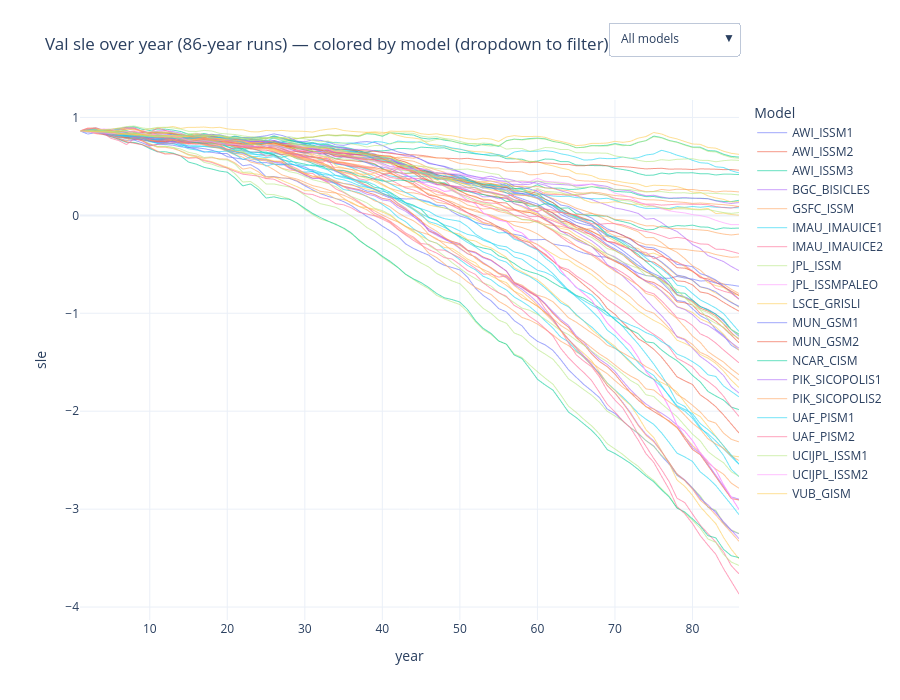

Notebook source saved alongside this figure:
### Code cell
import numpy as np
import pandas as pd
import plotly.graph_objects as go

# -----------------------
# 1) Setup
# -----------------------
df = val.copy()  # your 291,024-row DataFrame
# df = df[(df.model != "fETISh_16km") & (df.model != "fETISh_32km")]

# Choose your value column to plot
# e.g., "smb_anomaly", "temperature", "pr_anomaly", etc.
y_col = "sle"   # <-- change to whatever you want

# Identify time column
time_col = "time" if "time" in df.columns else "year"

# Basic checks
assert time_col in df.columns, f"Couldn't find a 'time' or 'year' column."
assert "model" in df.columns, "Expected a 'model' column."

# -----------------------
# 2) Infer series_id
#    Option A (recommended): Detect resets in the temporal column
# -----------------------
t = df[time_col].to_numpy()
# Start a new series whenever the time decreases or repeats (<= 0 diff)
# This handles the common case where each run restarts at the first year.
reset = np.r_[True, np.diff(t) <= 0]
series_id = np.cumsum(reset) - 1
df["series_id"] = series_id

# Sanity check: if you *know* every run is exactly 86 rows long and perfectly stacked,
# you can enforce it (uncomment this to override the above logic):
# df["series_id"] = np.repeat(np.arange(len(df)//86), 86)

# Optional: verify expected length per series (not strictly required)
# lens = df.groupby("series_id").size()
# assert lens.min() == 86 and lens.max() == 86, "Not all runs are length 86."

# -----------------------
# 3) Build traces efficiently: one trace per model, with NaN gaps between runs
#    This keeps the figure light even with thousands of runs.
# -----------------------
fig = go.Figure()

models = df["model"].astype(str).unique().tolist()
models_sorted = sorted(models)

# For nice hover labels, keep key info
hover_tmpl = (
    f"<b>Model</b>: %{{customdata[0]}}<br>"
    f"<b>Series</b>: %{{customdata[1]}}<br>"
    f"<b>{time_col}</b>: %{{x}}<br>"
    f"<b>{y_col}</b>: %{{y}}<extra></extra>"
)

# Build one scattergl per model with NaN breaks between each series_id
for m in models_sorted:
    sub = df[df["model"] == m].copy()

    # order by series then time
    sub.sort_values(["series_id", time_col], inplace=True)

    # Insert NaN rows between series to break the line visually
    # (so a single trace can draw many separate runs)
    parts = []
    custom = []
    for sid, g in sub.groupby("series_id", sort=True):
        parts.append(g[[time_col, y_col]].to_numpy())
        custom.append(np.column_stack([g["model"].astype(str).to_numpy(),
                                       np.full(len(g), sid)]))
        # add a NaN row to break the line
        parts.append(np.array([[np.nan, np.nan]]))
        custom.append(np.array([["", np.nan]]))  # placeholders

    if len(parts) == 0:
        continue

    xy = np.vstack(parts)
    cd = np.vstack(custom)

    fig.add_trace(
        go.Scattergl(
            x=xy[:, 0],
            y=xy[:, 1],
            mode="lines",
            name=m,
            line=dict(width=1),
            opacity=0.6,
            customdata=cd,
            hovertemplate=hover_tmpl,
            visible=True  # we'll control visibility with buttons below
        )
    )

# -----------------------
# 4) Layout + dropdown to filter by model
# -----------------------
# Button 0: show all models
buttons = [{
    "label": "All models",
    "method": "update",
    "args": [{"visible": [True]*len(models_sorted)}]
}]

# One button per model (show only that model)
for i, m in enumerate(models_sorted):
    vis = [False]*len(models_sorted)
    vis[i] = True
    buttons.append({
        "label": m,
        "method": "update",
        "args": [{"visible": vis}]
    })

fig.update_layout(
    title=f"Val {y_col} over {time_col} (86-year runs) — colored by model (dropdown to filter)",
    xaxis_title=time_col,
    yaxis_title=y_col,
    legend_title="Model",
    updatemenus=[{
        "buttons": buttons,
        "direction": "down",
        "showactive": True,
        "x": 1.0, "xanchor": "right",
        "y": 1.15, "yanchor": "top"
    }],
    hovermode="x unified",
    template="plotly_white",
    height=700
)

fig.show()

### Figure 1 — Plotly figure (JSON) as saved in the notebook; plotly's stock layout.template omitted (floating-point values rounded to 4 significant figures; data arrays with more than 128 entries replaced by an {"elided": "..."} marker saying what was removed)
{"data": [{"customdata": {"elided": "348x2 mixed values"}, "hovertemplate": "<b>Model</b>: %{customdata[0]}<br><b>Series</b>: %{customdata[1]}<br><b>year</b>: %{x}<br><b>sle</b>: %{y}<extra></extra>", "line": {"width": 1}, "mode": "lines", "name": "AWI_ISSM1", "opacity": 0.6, "type": "scattergl", "visible": true, "x": {"elided": "348 float values"}, "y": {"elided": "348 float values"}}, {"customdata": {"elided": "261x2 mixed values"}, "hovertemplate": "<b>Model</b>: %{customdata[0]}<br><b>Series</b>: %{customdata[1]}<br><b>year</b>: %{x}<br><b>sle</b>: %{y}<extra></extra>", "line": {"width": 1}, "mode": "lines", "name": "AWI_ISSM2", "opacity": 0.6, "type": "scattergl", "visible": true, "x": {"elided": "261 float values"}, "y": {"elided": "261 float values"}}, {"customdata": {"elided": "435x2 mixed values"}, "hovertemplate": "<b>Model</b>: %{customdata[0]}<br><b>Series</b>: %{customdata[1]}<br><b>year</b>: %{x}<br><b>sle</b>: %{y}<extra></extra>", "line": {"width": 1}, "mode": "lines", "name": "AWI_ISSM3", "opacity": 0.6, "type": "scattergl", "visible": true, "x": {"elided": "435 float values"}, "y": {"elided": "435 float values"}}, {"customdata": {"elided": "261x2 mixed values"}, "hovertemplate": "<b>Model</b>: %{customdata[0]}<br><b>Series</b>: %{customdata[1]}<br><b>year</b>: %{x}<br><b>sle</b>: %{y}<extra></extra>", "line": {"width": 1}, "mode": "lines", "name": "BGC_BISICLES", "opacity": 0.6, "type": "scattergl", "visible": true, "x": {"elided": "261 float values"}, "y": {"elided": "261 float values"}}, {"customdata": {"elided": "348x2 mixed values"}, "hovertemplate": "<b>Model</b>: %{customdata[0]}<br><b>Series</b>: %{customdata[1]}<br><b>year</b>: %{x}<br><b>sle</b>: %{y}<extra></extra>", "line": {"width": 1}, "mode": "lines", "name": "GSFC_ISSM", "opacity": 0.6, "type": "scattergl", "visible": true, "x": {"elided": "348 float values"}, "y": {"elided": "348 float values"}}, {"customdata": {"elided": "348x2 mixed values"}, "hovertemplate": "<b>Model</b>: %{customdata[0]}<br><b>Series</b>: %{customdata[1]}<br><b>year</b>: %{x}<br><b>sle</b>: %{y}<extra></extra>", "line": {"width": 1}, "mode": "lines", "name": "IMAU_IMAUICE1", "opacity": 0.6, "type": "scattergl", "visible": true, "x": {"elided": "348 float values"}, "y": {"elided": "348 float values"}}, {"customdata": {"elided": "348x2 mixed values"}, "hovertemplate": "<b>Model</b>: %{customdata[0]}<br><b>Series</b>: %{customdata[1]}<br><b>year</b>: %{x}<br><b>sle</b>: %{y}<extra></extra>", "line": {"width": 1}, "mode": "lines", "name": "IMAU_IMAUICE2", "opacity": 0.6, "type": "scattergl", "visible": true, "x": {"elided": "348 float values"}, "y": {"elided": "348 float values"}}, {"customdata": {"elided": "348x2 mixed values"}, "hovertemplate": "<b>Model</b>: %{customdata[0]}<br><b>Series</b>: %{customdata[1]}<br><b>year</b>: %{x}<br><b>sle</b>: %{y}<extra></extra>", "line": {"width": 1}, "mode": "lines", "name": "JPL_ISSM", "opacity": 0.6, "type": "scattergl", "visible": true, "x": {"elided": "348 float values"}, "y": {"elided": "348 float values"}}, {"customdata": {"elided": "261x2 mixed values"}, "hovertemplate": "<b>Model</b>: %{customdata[0]}<br><b>Series</b>: %{customdata[1]}<br><b>year</b>: %{x}<br><b>sle</b>: %{y}<extra></extra>", "line": {"width": 1}, "mode": "lines", "name": "JPL_ISSMPALEO", "opacity": 0.6, "type": "scattergl", "visible": true, "x": {"elided": "261 float values"}, "y": {"elided": "261 float values"}}, {"customdata": {"elided": "696x2 mixed values"}, "hovertemplate": "<b>Model</b>: %{customdata[0]}<br><b>Series</b>: %{customdata[1]}<br><b>year</b>: %{x}<br><b>sle</b>: %{y}<extra></extra>", "line": {"width": 1}, "mode": "lines", "name": "LSCE_GRISLI", "opacity": 0.6, "type": "scattergl", "visible": true, "x": {"elided": "696 float values"}, "y": {"elided": "696 float values"}}, {"customdata": {"elided": "174x2 mixed values"}, "hovertemplate": "<b>Model</b>: %{customdata[0]}<br><b>Series</b>: %{customdata[1]}<br><b>year</b>: %{x}<br><b>sle</b>: %{y}<extra></extra>", "line": {"width": 1}, "mode": "lines", "name": "MUN_GSM1", "opacity": 0.6, "type": "scattergl", "visible": true, "x": {"elided": "174 float values"}, "y": {"elided": "174 float values"}}, {"customdata": {"elided": "348x2 mixed values"}, "hovertemplate": "<b>Model</b>: %{customdata[0]}<br><b>Series</b>: %{customdata[1]}<br><b>year</b>: %{x}<br><b>sle</b>: %{y}<extra></extra>", "line": {"width": 1}, "mode": "lines", "name": "MUN_GSM2", "opacity": 0.6, "type": "scattergl", "visible": true, "x": {"elided": "348 float values"}, "y": {"elided": "348 float values"}}, {"customdata": {"elided": "174x2 mixed values"}, "hovertemplate": "<b>Model</b>: %{customdata[0]}<br><b>Series</b>: %{customdata[1]}<br><b>year</b>: %{x}<br><b>sle</b>: %{y}<extra></extra>", "line": {"width": 1}, "mode": "lines", "name": "NCAR_CISM", "opacity": 0.6, "type": "scattergl", "visible": true, "x": {"elided": "174 float values"}, "y": {"elided": "174 float values"}}, {"customdata": {"elided": "261x2 mixed values"}, "hovertemplate": "<b>Model</b>: %{customdata[0]}<br><b>Series</b>: %{customdata[1]}<br><b>year</b>: %{x}<br><b>sle</b>: %{y}<extra></extra>", "line": {"width": 1}, "mode": "lines", "name": "PIK_SICOPOLIS1", "opacity": 0.6, "type": "scattergl", "visible": true, "x": {"elided": "261 float values"}, "y": {"elided": "261 float values"}}, {"customdata": {"elided": "609x2 mixed values"}, "hovertemplate": "<b>Model</b>: %{customdata[0]}<br><b>Series</b>: %{customdata[1]}<br><b>year</b>: %{x}<br><b>sle</b>: %{y}<extra></extra>", "line": {"width": 1}, "mode": "lines", "name": "PIK_SICOPOLIS2", "opacity": 0.6, "type": "scattergl", "visible": true, "x": {"elided": "609 float values"}, "y": {"elided": "609 float values"}}, {"customdata": {"elided": "348x2 mixed values"}, "hovertemplate": "<b>Model</b>: %{customdata[0]}<br><b>Series</b>: %{customdata[1]}<br><b>year</b>: %{x}<br><b>sle</b>: %{y}<extra></extra>", "line": {"width": 1}, "mode": "lines", "name": "UAF_PISM1", "opacity": 0.6, "type": "scattergl", "visible": true, "x": {"elided": "348 float values"}, "y": {"elided": "348 float values"}}, {"customdata": {"elided": "261x2 mixed values"}, "hovertemplate": "<b>Model</b>: %{customdata[0]}<br><b>Series</b>: %{customdata[1]}<br><b>year</b>: %{x}<br><b>sle</b>: %{y}<extra></extra>", "line": {"width": 1}, "mode": "lines", "name": "UAF_PISM2", "opacity": 0.6, "type": "scattergl", "visible": true, "x": {"elided": "261 float values"}, "y": {"elided": "261 float values"}}, {"customdata": {"elided": "435x2 mixed values"}, "hovertemplate": "<b>Model</b>: %{customdata[0]}<br><b>Series</b>: %{customdata[1]}<br><b>year</b>: %{x}<br><b>sle</b>: %{y}<extra></extra>", "line": {"width": 1}, "mode": "lines", "name": "UCIJPL_ISSM1", "opacity": 0.6, "type": "scattergl", "visible": true, "x": {"elided": "435 float values"}, "y": {"elided": "435 float values"}}, {"customdata": {"elided": "87x2 mixed values"}, "hovertemplate": "<b>Model</b>: %{customdata[0]}<br><b>Series</b>: %{customdata[1]}<br><b>year</b>: %{x}<br><b>sle</b>: %{y}<extra></extra>", "line": {"width": 1}, "mode": "lines", "name": "UCIJPL_ISSM2", "opacity": 0.6, "type": "scattergl", "visible": true, "x": [1.0, 2.0, 3.0, 4.0, 5.0, 6.0, 7.0, 8.0, 9.0, 10.0, 11.0, 12.0, 13.0, 14.0, 15.0, 16.0, 17.0, 18.0, 19.0, 20.0, 21.0, 22.0, 23.0, 24.0, 25.0, 26.0, 27.0, 28.0, 29.0, 30.0, 31.0, 32.0, 33.0, 34.0, 35.0, 36.0, 37.0, 38.0, 39.0, 40.0, 41.0, 42.0, 43.0, 44.0, 45.0, 46.0, 47.0, 48.0, 49.0, 50.0, 51.0, 52.0, 53.0, 54.0, 55.0, 56.0, 57.0, 58.0, 59.0, 60.0, 61.0, 62.0, 63.0, 64.0, 65.0, 66.0, 67.0, 68.0, 69.0, 70.0, 71.0, 72.0, 73.0, 74.0, 75.0, 76.0, 77.0, 78.0, 79.0, 80.0, 81.0, 82.0, 83.0, 84.0, 85.0, 86.0, NaN], "y": [0.8625, 0.8519, 0.8436, 0.841, 0.8338, 0.8404, 0.856, 0.8635, 0.838, 0.8219, 0.8313, 0.8273, 0.8115, 0.7931, 0.7636, 0.7549, 0.7619, 0.7526, 0.7329, 0.7267, 0.7261, 0.7119, 0.707, 0.7065, 0.7132, 0.7065, 0.6917, 0.6724, 0.6652, 0.6597, 0.6404, 0.6413, 0.6009, 0.5972, 0.5934, 0.5794, 0.573, 0.5591, 0.5492, 0.5134, 0.4824, 0.4736, 0.4699, 0.4725, 0.4705, 0.4612, 0.4297, 0.4345, 0.4278, 0.4238, 0.4099, 0.3908, 0.3832, 0.3714, 0.3526, 0.3396, 0.3447, 0.346, 0.3466, 0.379, 0.3486, 0.342, 0.3374, 0.3261, 0.3119, 0.3169, 0.3186, 0.2944, 0.2706, 0.2262, 0.2088, 0.1861, 0.141, 0.1067, 0.09976, 0.06692, 0.04693, 0.03453, 0.02508, 0.008028, -0.001551, -0.01985, -0.05023, -0.07474, -0.0951, -0.09385, NaN]}, {"customdata": {"elided": "87x2 mixed values"}, "hovertemplate": "<b>Model</b>: %{customdata[0]}<br><b>Series</b>: %{customdata[1]}<br><b>year</b>: %{x}<br><b>sle</b>: %{y}<extra></extra>", "line": {"width": 1}, "mode": "lines", "name": "VUB_GISM", "opacity": 0.6, "type": "scattergl", "visible": true, "x": [1.0, 2.0, 3.0, 4.0, 5.0, 6.0, 7.0, 8.0, 9.0, 10.0, 11.0, 12.0, 13.0, 14.0, 15.0, 16.0, 17.0, 18.0, 19.0, 20.0, 21.0, 22.0, 23.0, 24.0, 25.0, 26.0, 27.0, 28.0, 29.0, 30.0, 31.0, 32.0, 33.0, 34.0, 35.0, 36.0, 37.0, 38.0, 39.0, 40.0, 41.0, 42.0, 43.0, 44.0, 45.0, 46.0, 47.0, 48.0, 49.0, 50.0, 51.0, 52.0, 53.0, 54.0, 55.0, 56.0, 57.0, 58.0, 59.0, 60.0, 61.0, 62.0, 63.0, 64.0, 65.0, 66.0, 67.0, 68.0, 69.0, 70.0, 71.0, 72.0, 73.0, 74.0, 75.0, 76.0, 77.0, 78.0, 79.0, 80.0, 81.0, 82.0, 83.0, 84.0, 85.0, 86.0, NaN], "y": [0.8625, 0.8565, 0.8551, 0.8559, 0.8502, 0.8377, 0.8325, 0.8271, 0.8277, 0.818, 0.8192, 0.8154, 0.8165, 0.8021, 0.8044, 0.8047, 0.8058, 0.7956, 0.7841, 0.7786, 0.7625, 0.7602, 0.7326, 0.7163, 0.6905, 0.6705, 0.6407, 0.6127, 0.5816, 0.5612, 0.5486, 0.524, 0.5002, 0.4606, 0.4359, 0.4165, 0.3992, 0.3772, 0.3471, 0.3086, 0.2721, 0.2279, 0.1957, 0.1784, 0.1455, 0.1059, 0.08893, 0.0761, 0.0516, 0.02133, -0.006911, -0.04219, -0.08154, -0.0904, -0.132, -0.1517, -0.2043, -0.2338, -0.267, -0.2949, -0.3466, -0.3945, -0.4409, -0.4544, -0.5118, -0.5554, -0.6055, -0.6689, -0.7338, -0.7896, -0.8459, -0.9064, -0.9745, -1.025, -1.072, -1.112, -1.174, -1.275, -1.307, -1.348, -1.42, -1.458, -1.512, -1.589, -1.683, -1.758, NaN]}], "layout": {"height": 700, "hovermode": "x unified", "legend": {"title": {"text": "Model"}}, "title": {"text": "Val sle over year (86-year runs) — colored by model (dropdown to filter)"}, "updatemenus": [{"buttons": [{"args": [{"visible": [true, true, true, true, true, true, true, true, true, true, true, true, true, true, true, true, true, true, true, true]}], "label": "All models", "method": "update"}, {"args": [{"visible": [true, false, false, false, false, false, false, false, false, false, false, false, false, false, false, false, false, false, false, false]}], "label": "AWI_ISSM1", "method": "update"}, {"args": [{"visible": [false, true, false, false, false, false, false, false, false, false, false, false, false, false, false, false, false, false, false, false]}], "label": "AWI_ISSM2", "method": "update"}, {"args": [{"visible": [false, false, true, false, false, false, false, false, false, false, false, false, false, false, false, false, false, false, false, false]}], "label": "AWI_ISSM3", "method": "update"}, {"args": [{"visible": [false, false, false, true, false, false, false, false, false, false, false, false, false, false, false, false, false, false, false, false]}], "label": "BGC_BISICLES", "method": "update"}, {"args": [{"visible": [false, false, false, false, true, false, false, false, false, false, false, false, false, false, false, false, false, false, false, false]}], "label": "GSFC_ISSM", "method": "update"}, {"args": [{"visible": [false, false, false, false, false, true, false, false, false, false, false, false, false, false, false, false, false, false, false, false]}], "label": "IMAU_IMAUICE1", "method": "update"}, {"args": [{"visible": [false, false, false, false, false, false, true, false, false, false, false, false, false, false, false, false, false, false, false, false]}], "label": "IMAU_IMAUICE2", "method": "update"}, {"args": [{"visible": [false, false, false, false, false, false, false, true, false, false, false, false, false, false, false, false, false, false, false, false]}], "label": "JPL_ISSM", "method": "update"}, {"args": [{"visible": [false, false, false, false, false, false, false, false, true, false, false, false, false, false, false, false, false, false, false, false]}], "label": "JPL_ISSMPALEO", "method": "update"}, {"args": [{"visible": [false, false, false, false, false, false, false, false, false, true, false, false, false, false, false, false, false, false, false, false]}], "label": "LSCE_GRISLI", "method": "update"}, {"args": [{"visible": [false, false, false, false, false, false, false, false, false, false, true, false, false, false, false, false, false, false, false, false]}], "label": "MUN_GSM1", "method": "update"}, {"args": [{"visible": [false, false, false, false, false, false, false, false, false, false, false, true, false, false, false, false, false, false, false, false]}], "label": "MUN_GSM2", "method": "update"}, {"args": [{"visible": [false, false, false, false, false, false, false, false, false, false, false, false, true, false, false, false, false, false, false, false]}], "label": "NCAR_CISM", "method": "update"}, {"args": [{"visible": [false, false, false, false, false, false, false, false, false, false, false, false, false, true, false, false, false, false, false, false]}], "label": "PIK_SICOPOLIS1", "method": "update"}, {"args": [{"visible": [false, false, false, false, false, false, false, false, false, false, false, false, false, false, true, false, false, false, false, false]}], "label": "PIK_SICOPOLIS2", "method": "update"}, {"args": [{"visible": [false, false, false, false, false, false, false, false, false, false, false, false, false, false, false, true, false, false, false, false]}], "label": "UAF_PISM1", "method": "update"}, {"args": [{"visible": [false, false, false, false, false, false, false, false, false, false, false, false, false, false, false, false, true, false, false, false]}], "label": "UAF_PISM2", "method": "update"}, {"args": [{"visible": [false, false, false, false, false, false, false, false, false, false, false, false, false, false, false, false, false, true, false, false]}], "label": "UCIJPL_ISSM1", "method": "update"}, {"args": [{"visible": [false, false, false, false, false, false, false, false, false, false, false, false, false, false, false, false, false, false, true, false]}], "label": "UCIJPL_ISSM2", "method": "update"}, {"args": [{"visible": [false, false, false, false, false, false, false, false, false, false, false, false, false, false, false, false, false, false, false, true]}], "label": "VUB_GISM", "method": "update"}], "direction": "down", "showactive": true, "x": 1, "xanchor": "right", "y": 1.15, "yanchor": "top"}], "xaxis": {"title": {"text": "year"}}, "yaxis": {"title": {"text": "sle"}}}}
